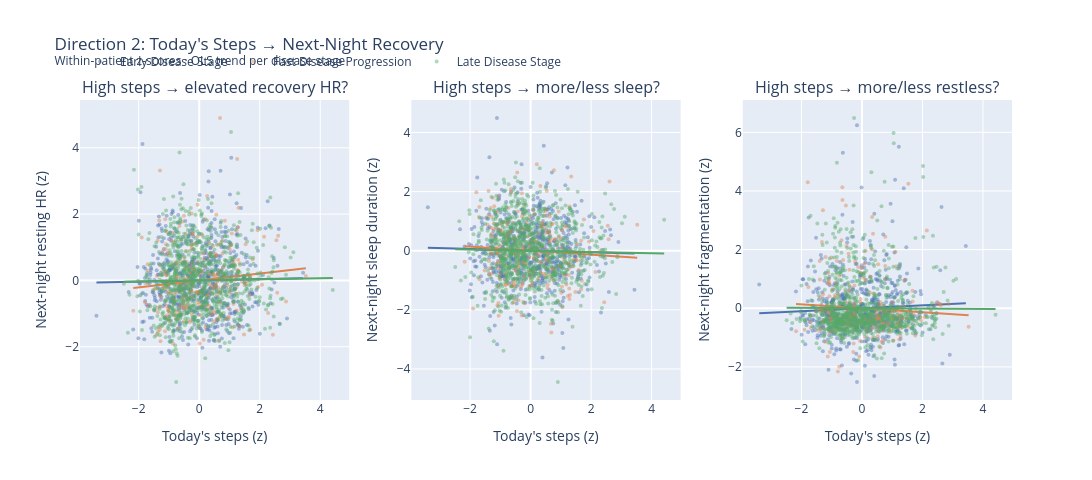

This figure's notebook cell:
### Markdown cell above
## Direction 2: Activity → Next-Night Recovery

Do high-activity days predict elevated resting HR, shorter sleep, or more fragmented sleep the following night?

### Code cell
# ── Scatter: today's steps_z vs each next-night outcome ───────────────────────
# daily_next: daily_steps = today's activity; sum_sleep_minute/resting_hr = following night
D2_OUTCOMES = [
    ('resting_hr_z',              'Next-night resting HR (z)',     'High steps → elevated recovery HR?'),
    ('sum_sleep_minute_z',        'Next-night sleep duration (z)', 'High steps → more/less sleep?'),
    ('sleep_fragmentation_min_z', 'Next-night fragmentation (z)',  'High steps → more/less restless?'),
]

_plot_df = daily_next.dropna(subset=['daily_steps_z'] + [m[0] for m in D2_OUTCOMES])

fig = make_subplots(rows=1, cols=3, subplot_titles=[m[2] for m in D2_OUTCOMES], shared_xaxes=True)

for col_idx, (y_col, y_label, _) in enumerate(D2_OUTCOMES, start=1):
    for disease in DISEASE_ORDER:
        sub = _plot_df[_plot_df['disease_type'] == disease]
        fig.add_trace(go.Scatter(
            x=sub['daily_steps_z'], y=sub[y_col],
            mode='markers',
            marker=dict(color=DISEASE_COLORS[disease], size=4, opacity=0.45),
            name=disease, legendgroup=disease, showlegend=(col_idx == 1),
        ), row=1, col=col_idx)
        _x = sub['daily_steps_z'].dropna()
        _y = sub.loc[_x.index, y_col].dropna()
        _x = _x.loc[_y.index]
        if len(_x) > 5:
            _m, _b = np.polyfit(_x, _y, 1)
            _xr = np.array([_x.min(), _x.max()])
            fig.add_trace(go.Scatter(
                x=_xr, y=_m * _xr + _b, mode='lines',
                line=dict(color=DISEASE_COLORS[disease], width=2), showlegend=False,
            ), row=1, col=col_idx)
    fig.update_yaxes(title_text=y_label, row=1, col=col_idx)
    fig.update_xaxes(title_text="Today's steps (z)", row=1, col=col_idx)

fig.update_layout(
    title="Direction 2: Today's Steps → Next-Night Recovery<br>"
          '<sup>Within-patient z-scores · OLS trend per disease stage</sup>',
    height=480, width=1100,
    legend=dict(orientation='h', yanchor='bottom', y=1.08),
)
fig.show()

### Figure 1 — Plotly figure (JSON) as saved in the notebook; plotly's stock layout.template omitted (floating-point values rounded to 4 significant figures; data arrays with more than 128 entries replaced by an {"elided": "..."} marker saying what was removed)
{"data": [{"legendgroup": "Early Disease Stage", "marker": {"color": "#4C72B0", "opacity": 0.45, "size": 4}, "mode": "markers", "name": "Early Disease Stage", "showlegend": true, "type": "scatter", "x": {"elided": "625 float values"}, "xaxis": "x", "y": {"elided": "625 float values"}, "yaxis": "y"}, {"line": {"color": "#4C72B0", "width": 2}, "mode": "lines", "showlegend": false, "type": "scatter", "x": [-3.396, 3.433], "xaxis": "x", "y": [-0.06688, 0.06761], "yaxis": "y"}, {"legendgroup": "Fast Disease Progression", "marker": {"color": "#DD8452", "opacity": 0.45, "size": 4}, "mode": "markers", "name": "Fast Disease Progression", "showlegend": true, "type": "scatter", "x": {"elided": "279 float values"}, "xaxis": "x", "y": {"elided": "279 float values"}, "yaxis": "y"}, {"line": {"color": "#DD8452", "width": 2}, "mode": "lines", "showlegend": false, "type": "scatter", "x": [-2.178, 3.525], "xaxis": "x", "y": [-0.2265, 0.3666], "yaxis": "y"}, {"legendgroup": "Late Disease Stage", "marker": {"color": "#55A868", "opacity": 0.45, "size": 4}, "mode": "markers", "name": "Late Disease Stage", "showlegend": true, "type": "scatter", "x": {"elided": "829 float values"}, "xaxis": "x", "y": {"elided": "829 float values"}, "yaxis": "y"}, {"line": {"color": "#55A868", "width": 2}, "mode": "lines", "showlegend": false, "type": "scatter", "x": [-2.489, 4.415], "xaxis": "x", "y": [-0.04245, 0.07529], "yaxis": "y"}, {"legendgroup": "Early Disease Stage", "marker": {"color": "#4C72B0", "opacity": 0.45, "size": 4}, "mode": "markers", "name": "Early Disease Stage", "showlegend": false, "type": "scatter", "x": {"elided": "625 float values"}, "xaxis": "x2", "y": {"elided": "625 float values"}, "yaxis": "y2"}, {"line": {"color": "#4C72B0", "width": 2}, "mode": "lines", "showlegend": false, "type": "scatter", "x": [-3.396, 3.433], "xaxis": "x2", "y": [0.09694, -0.098], "yaxis": "y2"}, {"legendgroup": "Fast Disease Progression", "marker": {"color": "#DD8452", "opacity": 0.45, "size": 4}, "mode": "markers", "name": "Fast Disease Progression", "showlegend": false, "type": "scatter", "x": {"elided": "279 float values"}, "xaxis": "x2", "y": {"elided": "279 float values"}, "yaxis": "y2"}, {"line": {"color": "#DD8452", "width": 2}, "mode": "lines", "showlegend": false, "type": "scatter", "x": [-2.178, 3.525], "xaxis": "x2", "y": [0.1481, -0.2397], "yaxis": "y2"}, {"legendgroup": "Late Disease Stage", "marker": {"color": "#55A868", "opacity": 0.45, "size": 4}, "mode": "markers", "name": "Late Disease Stage", "showlegend": false, "type": "scatter", "x": {"elided": "829 float values"}, "xaxis": "x2", "y": {"elided": "829 float values"}, "yaxis": "y2"}, {"line": {"color": "#55A868", "width": 2}, "mode": "lines", "showlegend": false, "type": "scatter", "x": [-2.489, 4.415], "xaxis": "x2", "y": [0.0518, -0.09187], "yaxis": "y2"}, {"legendgroup": "Early Disease Stage", "marker": {"color": "#4C72B0", "opacity": 0.45, "size": 4}, "mode": "markers", "name": "Early Disease Stage", "showlegend": false, "type": "scatter", "x": {"elided": "625 float values"}, "xaxis": "x3", "y": {"elided": "625 float values"}, "yaxis": "y3"}, {"line": {"color": "#4C72B0", "width": 2}, "mode": "lines", "showlegend": false, "type": "scatter", "x": [-3.396, 3.433], "xaxis": "x3", "y": [-0.1722, 0.1741], "yaxis": "y3"}, {"legendgroup": "Fast Disease Progression", "marker": {"color": "#DD8452", "opacity": 0.45, "size": 4}, "mode": "markers", "name": "Fast Disease Progression", "showlegend": false, "type": "scatter", "x": {"elided": "279 float values"}, "xaxis": "x3", "y": {"elided": "279 float values"}, "yaxis": "y3"}, {"line": {"color": "#DD8452", "width": 2}, "mode": "lines", "showlegend": false, "type": "scatter", "x": [-2.178, 3.525], "xaxis": "x3", "y": [0.1475, -0.2387], "yaxis": "y3"}, {"legendgroup": "Late Disease Stage", "marker": {"color": "#55A868", "opacity": 0.45, "size": 4}, "mode": "markers", "name": "Late Disease Stage", "showlegend": false, "type": "scatter", "x": {"elided": "829 float values"}, "xaxis": "x3", "y": {"elided": "829 float values"}, "yaxis": "y3"}, {"line": {"color": "#55A868", "width": 2}, "mode": "lines", "showlegend": false, "type": "scatter", "x": [-2.489, 4.415], "xaxis": "x3", "y": [0.01575, -0.02793], "yaxis": "y3"}], "layout": {"annotations": [{"font": {"size": 16}, "showarrow": false, "text": "High steps → elevated recovery HR?", "x": 0.1444, "xanchor": "center", "xref": "paper", "y": 1, "yanchor": "bottom", "yref": "paper"}, {"font": {"size": 16}, "showarrow": false, "text": "High steps → more/less sleep?", "x": 0.5, "xanchor": "center", "xref": "paper", "y": 1, "yanchor": "bottom", "yref": "paper"}, {"font": {"size": 16}, "showarrow": false, "text": "High steps → more/less restless?", "x": 0.8556, "xanchor": "center", "xref": "paper", "y": 1, "yanchor": "bottom", "yref": "paper"}], "height": 480, "legend": {"orientation": "h", "y": 1.08, "yanchor": "bottom"}, "title": {"text": "Direction 2: Today's Steps → Next-Night Recovery<br><sup>Within-patient z-scores · OLS trend per disease stage</sup>"}, "width": 1100, "xaxis": {"anchor": "y", "domain": [0, 0.2889], "title": {"text": "Today's steps (z)"}}, "xaxis2": {"anchor": "y2", "domain": [0.3556, 0.6444], "title": {"text": "Today's steps (z)"}}, "xaxis3": {"anchor": "y3", "domain": [0.7111, 1], "title": {"text": "Today's steps (z)"}}, "yaxis": {"anchor": "x", "domain": [0, 1], "title": {"text": "Next-night resting HR (z)"}}, "yaxis2": {"anchor": "x2", "domain": [0, 1], "title": {"text": "Next-night sleep duration (z)"}}, "yaxis3": {"anchor": "x3", "domain": [0, 1], "title": {"text": "Next-night fragmentation (z)"}}}}
